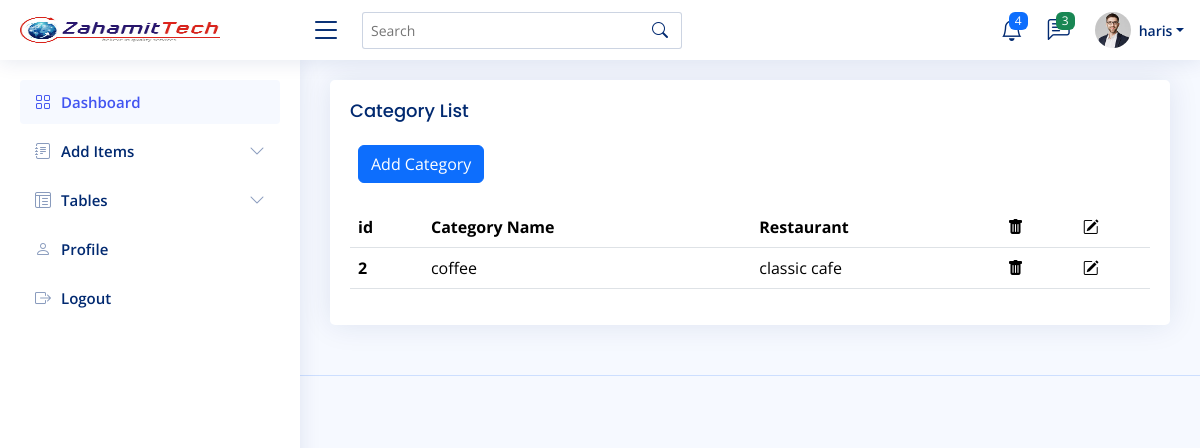
/admin-panel/category-list.php (signed in), run on the app's committed database.
### tables this page shows
CREATE TABLE `category` (
  `id` int(11) NOT NULL,
  `category` varchar(50) NOT NULL,
  `restaurants` int(11) NOT NULL
);

CREATE TABLE `restaurants` (
  `id` int(11) NOT NULL,
  `restaurant_name` varchar(225) NOT NULL,
  `city` varchar(55) NOT NULL,
  `State` varchar(55) NOT NULL,
  `zip` int(11) NOT NULL,
  `logo` varchar(255) NOT NULL,
  `location_link` varchar(1000) NOT NULL,
  `email` varchar(100) NOT NULL,
  `pass` varchar(225) NOT NULL,
  `whatsapp_number` int(11) NOT NULL,
  `text_message_number` int(11) NOT NULL,
  `phone` int(11) NOT NULL
);

### admin-panel/category-list.php (the view, shortened to what this page needs)
<?php
include 'master/nav.php';
include 'auth/config.php';
$sql = "SELECT * FROM category";
$result = mysqli_query($con, $sql);
?>
<main id="main" class="main">
  <div class="card">
    <div class="card-body">
      <h5 class="card-title">Category List</h5>
      <div class="col-12" style="margin-left:1%" ;>
        <a href="add-category.php">
          <button class="btn btn-primary" name="button" type="submit">Add Category</button>
        </a>
      </div>
<br>
      <table class="table">
        <thead>
          <tr>
            <th scope="col">id</th>
            <th scope="col">Category Name</th>
            <th scope="col">Restaurant</th>
            <th scope="col"><span class="bi bi-trash-fill custom-icon-color" style="color: black;"></span></th>
            <th scope="col"><span class="bi bi-pencil-square custom-icon-color" style="color: black;"></span></th>
          </tr>
        </thead>
        <tbody>
          <?php
          if ($result) {
            while ($row = mysqli_fetch_array($result)) {
          ?>
              <tr>
                <th scope="row"><?php echo $row['id'] ?></th>
                <td><?php echo $row['category'] ?></td>
                <?php
                include 'auth/config.php';
                $stmt = "SELECT restaurant_name FROM restaurants WHERE id =$row[restaurants] ";
                $rs = mysqli_query($con, $stmt);
                if ($rs) {
                  while ($col = mysqli_fetch_array($rs)) {
                ?>
                    <td>
                      <?php echo $col['restaurant_name']; ?> </td>
                <?php
                  }
                }
                ?>
                <td><a href="category-delete.php?delete=<?php echo $row['id'] ?>"><span class="bi bi-trash-fill custom-icon-color" style="color: black;"></span></td>
                <td><a href="category-edit.php?edit=<?php echo $row['id'] ?>"><span class="bi bi-pencil-square custom-icon-color" style="color: black;"></span></td>
              </tr>
          <?php
            }
          }
          ?>
        </tbody>
      </table>
    </div>
  </div>
</main>
<?php
include 'master/footer.php';
?>

### admin-panel/master/nav.php (shortened to what this page needs)
<!DOCTYPE html>
<html lang="en">
<head>
  <link href="assets/vendor/bootstrap/css/bootstrap.min.css" rel="stylesheet">
  <link href="assets/vendor/bootstrap-icons/bootstrap-icons.css" rel="stylesheet">
  <link href="assets/vendor/boxicons/css/boxicons.min.css" rel="stylesheet">
  <link href="assets/vendor/quill/quill.snow.css" rel="stylesheet">
  <link href="assets/vendor/quill/quill.bubble.css" rel="stylesheet">
  <link href="assets/vendor/remixicon/remixicon.css" rel="stylesheet">
  <link href="assets/vendor/simple-datatables/style.css" rel="stylesheet">
  <link href="assets/css/style.css" rel="stylesheet">
</head>
<body>
  <header id="header" class="header fixed-top d-flex align-items-center">
    <div class="d-flex align-items-center justify-content-between">
      <a href="index.php" class="logo d-flex align-items-center">
        <img src="assets/img/102.jpg" alt="" width="200px">
      </a>
      <i class="bi bi-list toggle-sidebar-btn"></i>
    </div>
    <div class="search-bar">
      <form class="search-form d-flex align-items-center" method="POST" action="#">
        <input type="text" name="query" placeholder="Search" title="Enter search keyword">
        <button type="submit" title="Search"><i class="bi bi-search"></i></button>
      </form>
    </div>
    <nav class="header-nav ms-auto">
      <ul class="d-flex align-items-center">
        <li class="nav-item dropdown">
          <a class="nav-link nav-icon" href="#" data-bs-toggle="dropdown">
            <i class="bi bi-bell"></i>
            <span class="badge bg-primary badge-number">4</span>
          </a>
        </li>
        <li class="nav-item dropdown">
          <a class="nav-link nav-icon" href="#" data-bs-toggle="dropdown">
            <i class="bi bi-chat-left-text"></i>
            <span class="badge bg-success badge-number">3</span>
          </a>
        </li>
        <li class="nav-item dropdown pe-3">
<?php
include('auth/config.php');
$sql = "SELECT * FROM admin";
$result = mysqli_query($con,$sql);
if($result){
  while ($row = mysqli_fetch_array($result)){
    ?>
          <a class="nav-link nav-profile d-flex align-items-center pe-0" href="#" data-bs-toggle="dropdown">
            <img src="<?php echo $row['img'] ?>" alt="Profile" class="rounded-circle">
            <span class="d-none d-md-block dropdown-toggle ps-2"><?php echo $row['full_name'] ?></span>
          </a>
            <?php
  }
}
            ?>
        </li>
      </ul>
    </nav>
  </header>
  <aside id="sidebar" class="sidebar">
    <ul class="sidebar-nav" id="sidebar-nav">
      <li class="nav-item">
        <a class="nav-link " href="index.php">
          <i class="bi bi-grid"></i>
          <span>Dashboard</span>
        </a>
      </li>
      <li class="nav-item">
        <a class="nav-link collapsed" data-bs-target="#forms-nav" data-bs-toggle="collapse" href="#">
          <i class="bi bi-journal-text"></i><span>Add Items</span><i class="bi bi-chevron-down ms-auto"></i>
        </a>
      </li>
      <li class="nav-item">
        <a class="nav-link collapsed" data-bs-target="#tables-nav" data-bs-toggle="collapse" href="#">
          <i class="bi bi-layout-text-window-reverse"></i><span>Tables</span><i class="bi bi-chevron-down ms-auto"></i>
        </a>
      </li>
      <li class="nav-item">
        <a class="nav-link collapsed" href="users-profile.php">
          <i class="bi bi-person"></i>
          <span>Profile</span>
        </a>
      </li>
      <li class="nav-item">
        <a class="nav-link collapsed" href="logout.php">
          <i class="bi bi-box-arrow-right"></i>
          <span>Logout</span>
        </a>
      </li>
    </ul>
  </aside>

### admin-panel/assets/css/style.css (style rules this page uses)
:root { scroll-behavior: smooth; }
body { font-family: "Open Sans", sans-serif; background: #f6f9ff; color: #444444; }
a { color: #4154f1; text-decoration: none; }
h1, h2, h3, h4, h5, h6 { font-family: "Nunito", sans-serif; }
#main { margin-top: 60px; padding: 20px 30px; transition: all 0.3s; }
.card { margin-bottom: 30px; border: none; border-radius: 5px; box-shadow: 0px 0 30px rgba(1, 41, 112, 0.1); }
.card-title { padding: 20px 0 15px 0; font-size: 18px; font-weight: 500; color: #012970; font-family: "Poppins", sans-serif; }
.card-body { padding: 0 20px 20px 20px; }
.logo { line-height: 1; }
@media (min-width: 1200px) { .logo { width: 280px; } }
.logo img { max-height: 26px; margin-right: 6px; }
.header { transition: all 0.5s; z-index: 997; height: 60px; box-shadow: 0px 2px 20px rgba(1, 41, 112, 0.1); background-color: #fff; padding-left: 20px; }
.header .toggle-sidebar-btn { font-size: 32px; padding-left: 10px; cursor: pointer; color: #012970; }
.header .search-bar { min-width: 360px; padding: 0 20px; }
.header .search-form { width: 100%; }
.header .search-form input { border: 0; font-size: 14px; color: #012970; border: 1px solid rgba(1, 41, 112, 0.2); padding: 7px 38px 7px 8px; border-radius: 3px; transition: 0.3s; width: 100%; }
.header .search-form button { border: 0; padding: 0; margin-left: -30px; background: none; }
.header .search-form button i { color: #012970; }
.header-nav ul { list-style: none; }
.header-nav>ul { margin: 0; padding: 0; }
.header-nav .nav-icon { font-size: 22px; color: #012970; margin-right: 25px; position: relative; }
.header-nav .nav-profile { color: #012970; }
.header-nav .nav-profile img { max-height: 36px; }
.header-nav .nav-profile span { font-size: 14px; font-weight: 600; }
.header-nav .badge-number { position: absolute; inset: -2px -5px auto auto; font-weight: normal; font-size: 12px; padding: 3px 6px; }
.sidebar { position: fixed; top: 60px; left: 0; bottom: 0; width: 300px; z-index: 996; transition: all 0.3s; padding: 20px; overflow-y: auto; scrollbar-width: thin; scrollbar-color: #aab7cf transparent; box-shadow: 0px 0px 20px rgba(1, 41, 112, 0.1); background-color: #fff; }
@media (min-width: 1200px) { #main, #footer { margin-left: 300px; } }
.sidebar-nav { padding: 0; margin: 0; list-style: none; }
.sidebar-nav li { padding: 0; margin: 0; list-style: none; }
.sidebar-nav .nav-item { margin-bottom: 5px; }
.sidebar-nav .nav-link { display: flex; align-items: center; font-size: 15px; font-weight: 600; color: #4154f1; transition: 0.3; background: #f6f9ff; padding: 10px 15px; border-radius: 4px; }
.sidebar-nav .nav-link i { font-size: 16px; margin-right: 10px; color: #4154f1; }
.sidebar-nav .nav-link.collapsed { color: #012970; background: #fff; }
.sidebar-nav .nav-link.collapsed i { color: #899bbd; }
.sidebar-nav .nav-link .bi-chevron-down { margin-right: 0; transition: transform 0.2s ease-in-out; }
.custom-icon-color { color: white; }

### data on the page
category: id "2", category "coffee"
restaurants: restaurant_name "classic cafe"

### other printed values
$row['full_name'] "haris"
